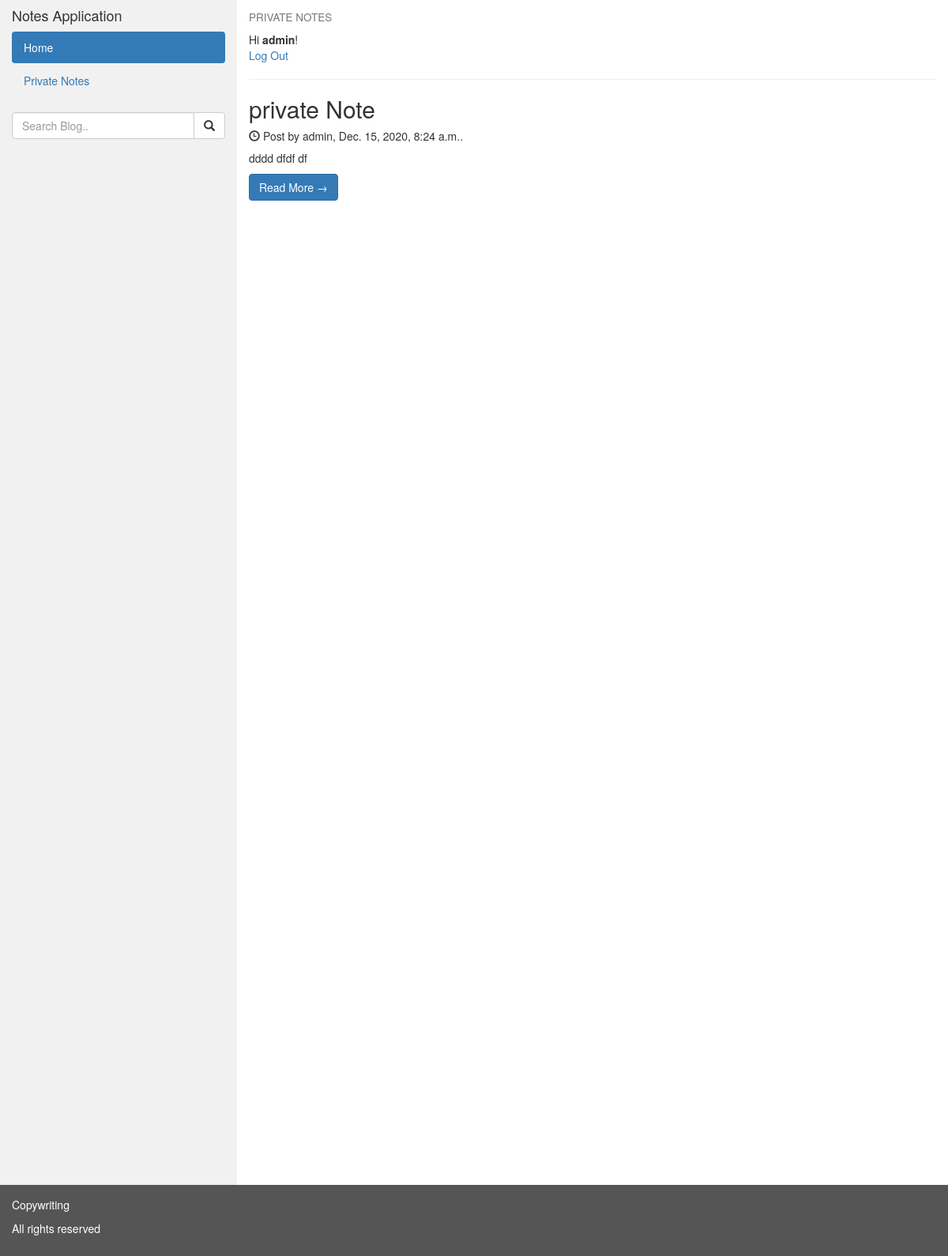
/private/ (signed in), run on an earlier commit of the app's database.
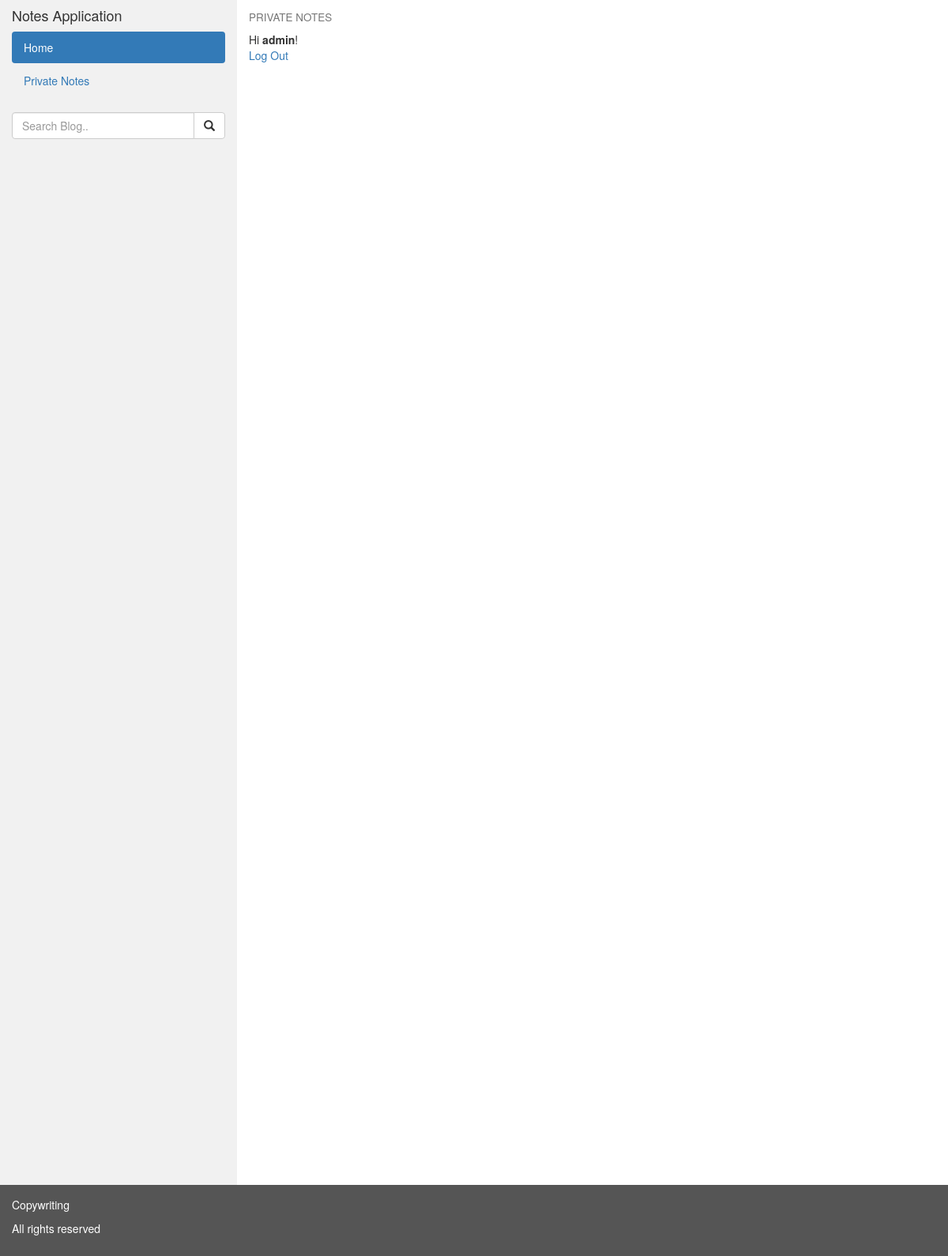
And on a later commit of the database.
### website/models.py (models this page shows, shortened)
class Note(models.Model):
    title = models.CharField(max_length=200)
    slug = models.SlugField(max_length=200, unique=True)
    author = models.ForeignKey(User, on_delete=models.CASCADE, related_name='blog_post')
    updated_on = models.DateTimeField(auto_now=True)
    content = models.TextField(max_length=600)
    created_on = models.DateTimeField(auto_now_add=True)
    status = models.IntegerField(choices=STATUS, default=0)
    class Meta:
        ordering = ['-created_on']

### website/views.py (the view)
# urls.py: path('private/', views.PrivateNoteList.as_view(), name='pr_notes'),
class PrivateNoteList(generic.ListView):
    context_object_name = 'private_notes_list'
    queryset = Note.objects.filter(status=1).order_by('-created_on')
    template_name = 'html/private.html'

### templates/html/private.html
{% extends 'html/base.html' %}
{% block content %}
<div class="col-sm-9">
  <h4><small>PRIVATE NOTES</small></h4>
    {% if not user.is_authenticated %}
      <p>You are not allowed to view private content!</p>
      <a href="{% url 'login' %}">Log In</a>
    {% else %}
      Hi <strong>{{ user.username }}</strong>!
      <br>
      <a href="{% url 'logout' %}">Log Out</a>
    {% endif %}
  {% for pr_note in private_notes_list %}
    {% if pr_note.author == request.user %}
      <hr>
      <h2>{{ pr_note.title }}</h2>
      <h5><span class="glyphicon glyphicon-time"></span> Post by {{ pr_note.author }}, {{ pr_note.created_on }}.</h5>
      <p>{{ pr_note.content|truncatechars:50 }}</p>
      <a href="{% url 'pr_note_detail' pr_note.slug  %}" class="btn btn-primary">Read More &rarr;</a>
      <br><br>
    {% endif %}
  {% endfor %}
</div>
{% endblock content %}

What changed in the data, as far as the page shows it:
no longer on this page (row edited): Note: title "private Note", author "admin", created_on "Dec. 15, 2020, 8:24 a.m.", content "dddd dfdf df"
